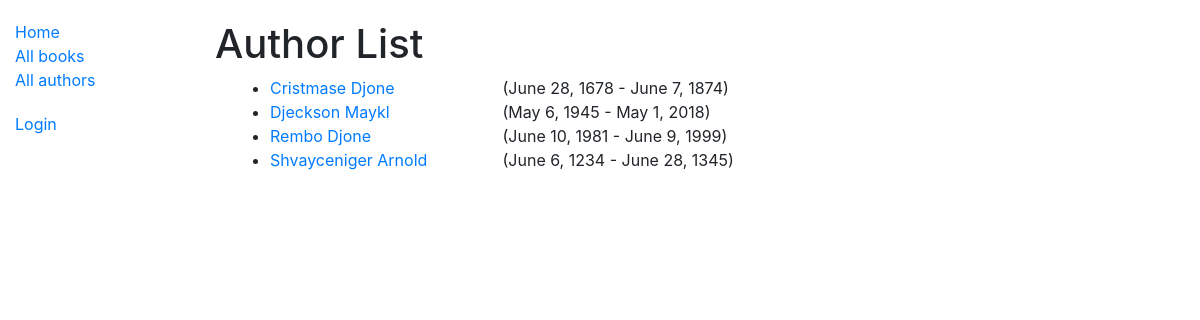
The app's page /catalog/authors/, older data.
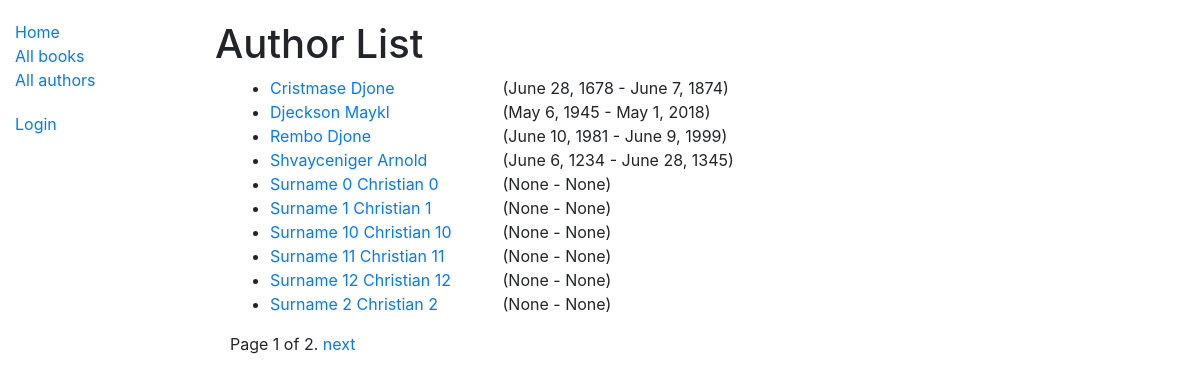
The same page, newer data.
### catalog/models.py (models this page shows, shortened)
class Author(models.Model):
    first_name = models.CharField(max_length=100)
    last_name = models.CharField(max_length=100)
    date_of_birth = models.DateField(null=True, blank=True)
    date_of_death = models.DateField('died', null=True, blank=True)
    class Meta:
        ordering = ['last_name', 'first_name']
    def get_absolute_url(self):
        return reverse('author-detail', args=[str(self.id)])

### catalog/views.py (the view)
# urls.py: path('authors/', views.AuthorListView.as_view(), name='authors'),
class AuthorListView(generic.ListView):
    model = Author
    paginate_by = 10

### catalog/templates/catalog/author_list.html (shortened to what this page needs)
{% extends "base_generic.html" %}
{% block content %}
  <h1>Author List</h1>
  {% if author_list %}
    <div class="container">
      <ul>
        {% for author in author_list %}
          <div class="row">
            <div class="col-3">
              <li>
                <a href="{{ author.get_absolute_url }}">
                    {{ author.last_name }}
                    {{ author.first_name }}
                </a>
              </li>
            </div>
            <div class="col">
              ({{author.date_of_birth}} - {{author.date_of_death}})
            </div>
            <div class="col">
            </div>
          </div>
        {%endfor%}
      </ul>
  {% else %}
    <p>There are no authors in the library.</p>
  {% endif %}
{% endblock %}

### catalog/templates/base_generic.html (shortened to what this page needs)
<!DOCTYPE html>
<html lang="en">
<head>
  <link rel="stylesheet" href="https://stackpath.bootstrapcdn.com/bootstrap/4.1.3/css/bootstrap.min.css">
  {% load static %}
  <link rel="stylesheet" href="{% static 'css/styles.css' %}">
</head>
<body>
  <div class="container-fluid">
    <div class="row">
      <div class="col-sm-2">
        {% block sidebar %}
          <ul class="sidebar-nav">
            <li><a href="{% url 'index' %}">Home</a></li>
            <li><a href="{% url 'books' %}">All books</a></li>
            <li><a href="{% url 'authors'%}">All authors</a></li>
          </ul>
          <ul class="sidebar-nav">
            {% if user.is_authenticated %}
              <li>User: {{ user.get_username }}</li>
              <li><a href="{% url 'my-borrowed' %}">My Borrowed</a></li>
              <li><a href="{% url 'logout'%}?next={{request.path}}">Logout</a></li>
            {% else %}
              <li><a href="{% url 'login'%}?next={{request.path}}">Login</a></li>
            {% endif %}
          </ul>
        {% endblock %}
      </div>
      <div class="col-sm-10">
        {% block content %}{% endblock %}
        {% block pagination %}
          {% if is_paginated %}
              <div class="pagination">
                  <span class="page-links">
                      <span class="page-current">
                          Page {{ page_obj.number }} of {{ page_obj.paginator.num_pages }}.
                      </span>
                      {% if page_obj.has_next %}
                          <a href="{{ request.path }}?page={{ page_obj.next_page_number }}">next</a>
                      {% endif %}
                  </span>
              </div>
          {% endif %}
        {% endblock %}
      </div>
    </div>
  </div>
</body>
</html>

### catalog/static/css/styles.css (style rules this page uses)
.sidebar-nav { margin-top: 20px; padding: 0; list-style: none; }
h1 { margin-top: 20px; }

Row changes from the older to the newer data that the page shows:
added Author: last_name "Surname 0", first_name "Christian 0", date_of_birth "None", date_of_death "None"
added Author: last_name "Surname 1", first_name "Christian 1", date_of_birth "None", date_of_death "None"
added Author: last_name "Surname 10", first_name "Christian 10", date_of_birth "None", date_of_death "None"
added Author: last_name "Surname 11", first_name "Christian 11", date_of_birth "None", date_of_death "None"
added Author: last_name "Surname 12", first_name "Christian 12", date_of_birth "None", date_of_death "None"
added Author: last_name "Surname 2", first_name "Christian 2", date_of_birth "None", date_of_death "None"
Text that changed along with them:
{{ page_obj.number }}: (not shown) → "1"
{{ page_obj.paginator.num_pages }}: (not shown) → "2"
text now shown: "Page of . next"
